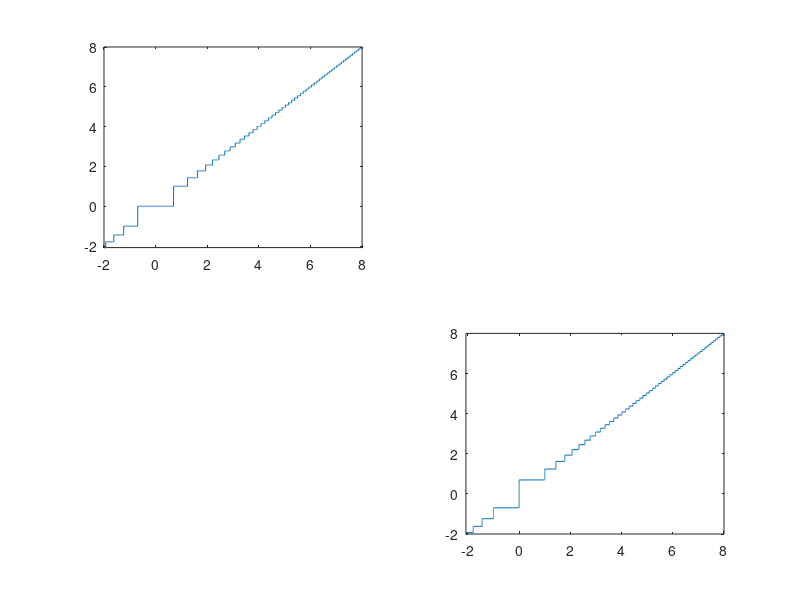

Source code (MATLAB): (Note: this script raises an error after producing the figure.)
%How to use mdbm with anonymous function functions

% crating a stair function with smaller and small steps
x=linspace(-2,8,10001);
Nr=1.9;
fround=@(x)round(abs(x.^Nr)).^(1/Nr).*sign(x);
y=fround(x);
figure(1),clf
subplot(2,2,1)
plot(x,y)
axis tight

subplot(2,2,4)
plot(y,x)
axis tight

%% apply it to a circle (circle if Npow is set to 2)

ax=[];
ax(1).val=linspace(0,5,15);
ax(2).val=linspace(0,5,15);
Npow=1.5; %now it is a norm with power 1.5
f=@(ax) sum((abs(((ax))-2.5)).^Npow,1)-2^Npow;
mdbm_sol=mdbm(ax,f,7);


figure(1)
subplot(2,2,2)
plotobject=plot_mdbm(mdbm_sol,'k');
set(plotobject,'LineWidth',2)
hold on
f=@(ax) sum((abs((fround(ax))-2.5)).^Npow,1)-2^Npow;
mdbm_sol=mdbm(ax,f,7);
plotobject=plot_mdbm(mdbm_sol,'r');
set(plotobject,'LineWidth',2)
legend('without fround', 'with fround', 'Location', 'northoutside')
%%

ax(1).val=linspace(-2,8,15);
ax(2).val=linspace(-2,8,15);
f=@(ax) sum((abs(sin((ax)))).^Npow,1)-0.8^Npow;
mdbm_sol=mdbm(ax,f,6);

figure(1)
subplot(2,2,3)
plotobject=plot_mdbm(mdbm_sol,'k');
set(plotobject,'LineWidth',2)
view(2)

f=@(ax) sum((abs(sin(fround(ax)))).^Npow,1)-0.8^Npow;
mdbm_sol=mdbm(ax,f,6);

figure(1)
subplot(2,2,3),hold on
plotobject=plot_mdbm(mdbm_sol,'r');
set(plotobject,'LineWidth',2)
legend('without fround', 'with fround', 'Location', 'northoutside')
